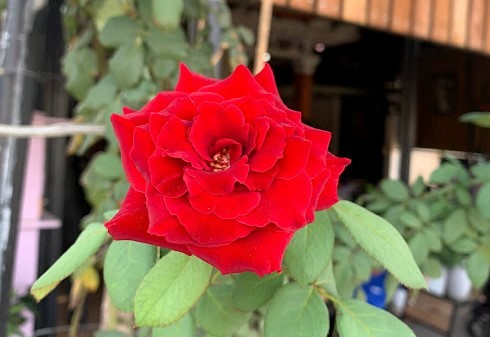
#> input picture image/rose.jpg, 490 x 337 px
$ jupyter execute lab1.ipynb
#> lines starting #> are read from the running program, lines starting #| are printed output that depends on the picture; after the words box and inside, x2 and y2 are one past the last pixel; in counts of white or black regions, pixels touching at a corner belong together
[cell 1]
import cv2
import numpy as np
import PIL.Image as Image
from IPython.display import display
import math
import matplotlib.pyplot as plt

[cell 2]
flower = cv2.imread("./image/rose.jpg")
#> flower is the input picture: shape (337, 490, 3); mean B, G, R 73.9, 89.4, 131.5
flower_gray = cv2.cvtColor(flower, cv2.COLOR_BGR2GRAY)
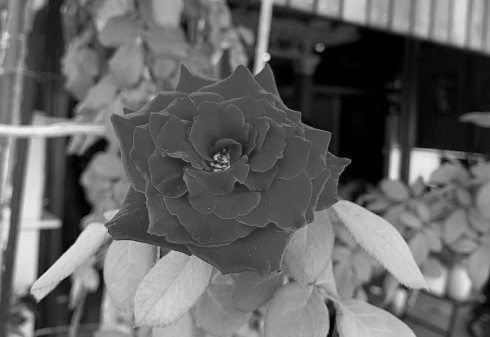
#> flower_gray: shape (337, 490); min 0, max 248, mean 100.2
flower_gray

[cell 3]
display(Image.fromarray(flower_gray))

Đảo ảnh

[cell 4]
reverse_arr = np.array(flower_gray)
for i in range(flower_gray.shape[0]):
    for j in range(flower_gray.shape[1]):
        reverse_arr[i, j] = 255 - flower_gray[i, j]
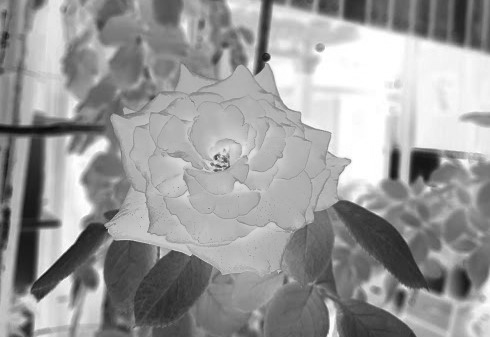
#> reverse_arr: shape (337, 490); min 7, max 255, mean 154.8
reverse_arr

[cell 5]
display(Image.fromarray(reverse_arr))

Cắt ngưỡng

[cell 6]
threshold = 100
threshold_arr = np.array(flower_gray)
for i in range(flower_gray.shape[0]):
    for j in range(flower_gray.shape[1]):
        r = flower_gray[i, j]
        threshold_arr[i, j] = 255 if r >= threshold else 0
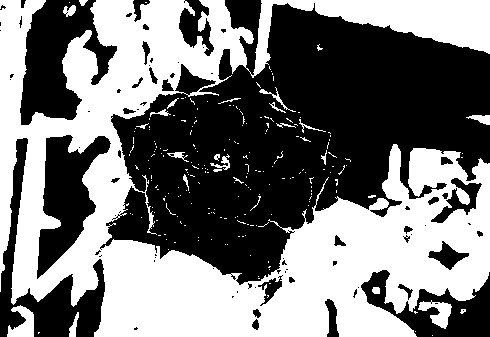
#> threshold_arr: shape (337, 490); 47.4% white; 218 white regions (193 under 20 px), largest, box (x1, y1, x2, y2) and area: (0, 0, 490, 337) 75474, (7, 305, 34, 337) 521, (418, 300, 452, 329) 473
threshold_arr

[cell 7]
display(Image.fromarray(threshold_arr))

Biến đổi logarit

[cell 8]
log_arr = np.array(flower_gray)
c = 12
for i in range(flower_gray.shape[0]):
    for j in range(flower_gray.shape[1]):
        log_arr[i, j] = c * math.log(1 + flower_gray[i, j])
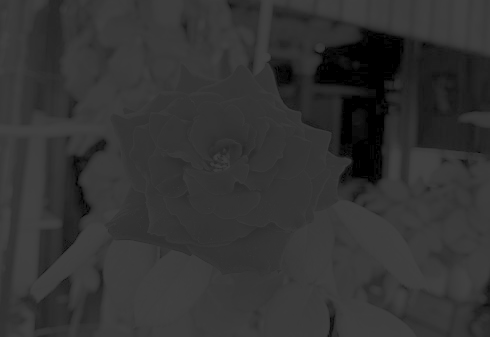
#> log_arr: shape (337, 490); min 0, max 66, mean 50.8
log_arr

[cell 9]
display(Image.fromarray(log_arr))

Biến đổi hàm mũ

[cell 10]
gamma_arr = np.array(flower_gray)
c = 2
gamma = 0.6
for i in range(flower_gray.shape[0]):
    for j in range(flower_gray.shape[1]):
        gamma_arr[i, j] = c * math.pow(flower_gray[i, j], gamma)
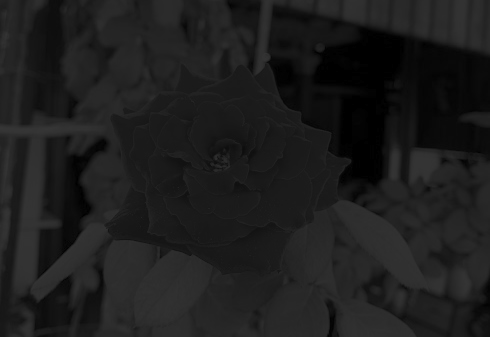
#> gamma_arr: shape (337, 490); min 0, max 54, mean 29.5
gamma_arr

[cell 11]
display(Image.fromarray(gamma_arr))

Cắt lát mức xám

[cell 12]
grey_arr = np.array(flower_gray)
A = 100
B = 150
for i in range(flower_gray.shape[0]):
    for j in range(flower_gray.shape[1]):
        t = flower_gray[i, j]
        if (t < A) or (t > B):
            grey_arr[i, j] = 0
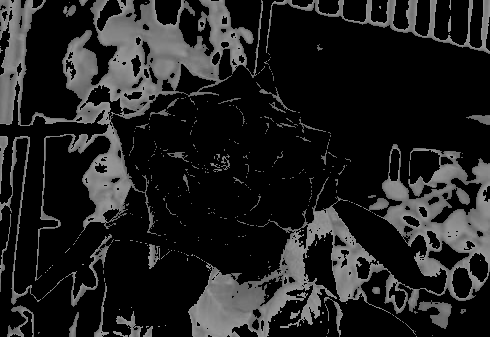
#> grey_arr: shape (337, 490); min 0, max 150, mean 32.7
grey_arr

[cell 13]
display(Image.fromarray(grey_arr))

Cắt lát mặt bit

[cell 14]
binary_repr_v = np.vectorize(np.binary_repr)
bin_arr = binary_repr_v(flower_gray, 256)

[cell 15]
n = 6
bin_arr_res = np.array(flower_gray)
for i in range(flower_gray.shape[0]):
    for j in range(flower_gray.shape[1]):
        t = bin_arr[i, j][255-n+1]
        bin_arr_res[i, j] = ((int)(t)) * (math.pow(2, n-1))
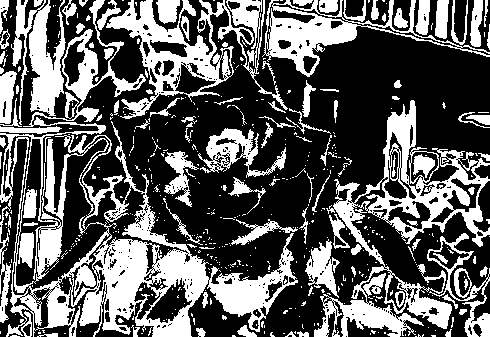
#> bin_arr_res: shape (337, 490); values 0 (black) and 32 (white), 36.7% white; 517 white regions (410 under 20 px), largest, box (x1, y1, x2, y2) and area: (0, 0, 298, 337) 20641, (314, 100, 490, 337) 10199, (106, 0, 288, 119) 6238
bin_arr_res

[cell 16]
display(Image.fromarray(bin_arr_res))

Cân bằng histogram

[cell 17]
def compute_hist(img):
    hist = np.zeros((256,), np.uint16)
    h, w = img.shape[:2]
    for i in range(h):
        for j in range(w):
            hist[img[i][j]] += 1
    return hist


def equal_hist(hist):
    cumulator = np.zeros_like(hist, np.float64)
    for i in range(len(cumulator)):
        cumulator[i] = hist[:i].sum()
    # new_hist = (cumulator - cumulator.min())/(cumulator.max() - cumulator.min()) * 255
    # new_hist = np.uint8(new_hist)
    new_hist = np.array(hist)
    MN = np.sum(hist)
    for i in range(len(hist)):
        s = 255*cumulator[i]/MN
        new_hist[i] = round(s, 0)
    return new_hist

[cell 18]
hist = compute_hist(flower_gray).ravel()
#> hist = 256 values, max 4660 at index 0, min 0 at index 246, mean 645
new_hist = equal_hist(hist)
#> after the loop in equal_hist, `for i in range(len(cumulator)):`: cumulator = 256 values from 0 to 165130
#> in equal_hist, `new_hist = np.array(hist)`: new_hist has the same summary as hist outside equal_hist
#> in equal_hist, `MN = np.sum(hist)`: MN = 165130
#> the loop in equal_hist, `for i in range(len(hist)):` made 256 passes
#> s on passes 1 to 3: 0, 7.2, 9.52
#> after the loop in equal_hist, `for i in range(len(hist)):`: new_hist = 256 values from 0 to 255
#> new_hist = 256 values from 0 to 255
h, w = flower_gray.shape[:2]
#> h = 337; w = 490
hist_img = np.array(flower_gray)
for i in range(h):
    for j in range(w):
        hist_img[i, j] = new_hist[flower_gray[i, j]]
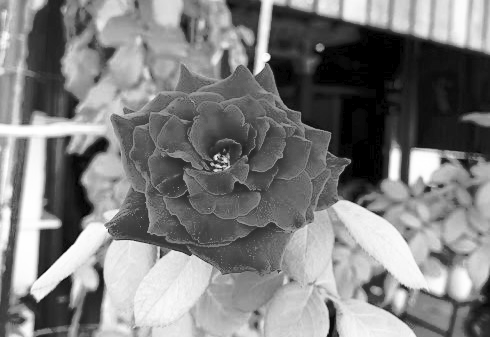
#> hist_img: shape (337, 490); min 0, max 255, mean 126.7

[cell 19]
def show_hist(img):
    h, w = img.shape[:2]
    hist = compute_hist(img)
    prk = np.array(hist)
    prk = prk/(h*w)
    index = np.arange(0, 256, 1)
    plt.plot(index, prk)
    plt.show()

[cell 20]
show_hist(flower_gray)
#> in show_hist, `prk = np.array(hist)`: prk has the same summary as hist outside show_hist
#> in show_hist, `prk = prk/(h*w)`: prk = 256 values, max 0.0282 at index 0, min 0 at index 246, mean 0.00391

[cell 21]
show_hist(hist_img)

[cell 22]
display(Image.fromarray(hist_img))

[cell 23]
display(Image.fromarray(flower_gray))

[cell 24]
hist = compute_hist(gamma_arr).ravel()
#> hist = 256 values, max 11544 at index 27, min 0 at index 1, mean 645
new_hist = equal_hist(hist)
#> the loop in equal_hist (call 2), `for i in range(len(hist)):` made 256 passes
h, w = gamma_arr.shape[:2]
hist_img = np.array(gamma_arr)
for i in range(h):
    for j in range(w):
        hist_img[i, j] = new_hist[gamma_arr[i, j]]

[cell 25]
show_hist(gamma_arr)

[cell 26]
show_hist(hist_img)

$ run again, with image/Flower.jpg copied over image/rose.jpg
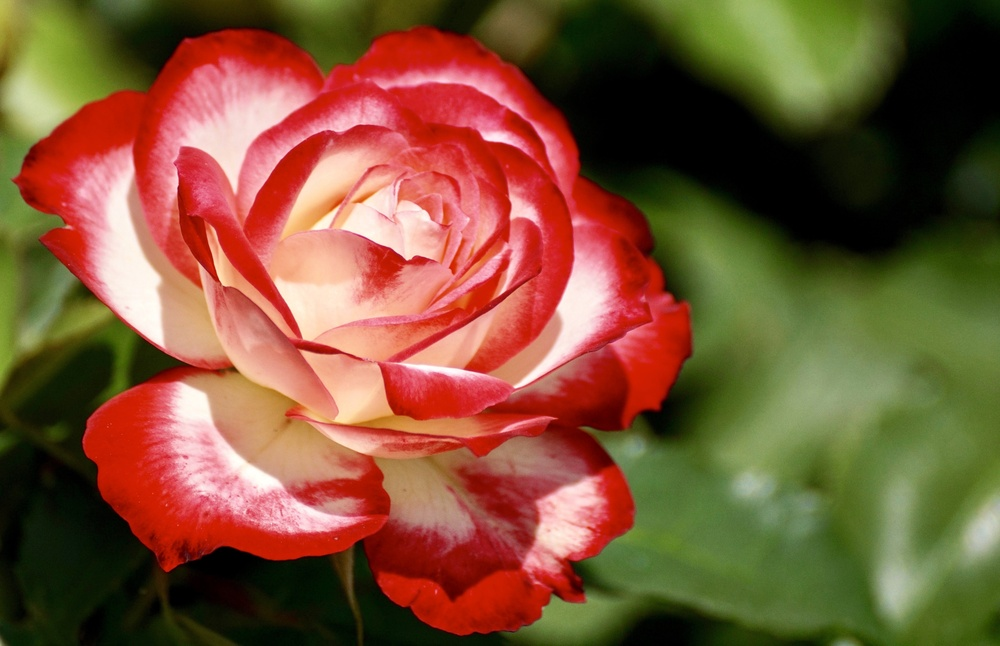
#> input picture image/Flower.jpg, 1000 x 646 px, shrunk from 5188 x 3352 before the run
#> flower is the input picture: shape (646, 1000, 3); mean B, G, R 54.6, 84.2, 125.6
#> after the loop `for i in range(flower_gray.shape[0]):`:
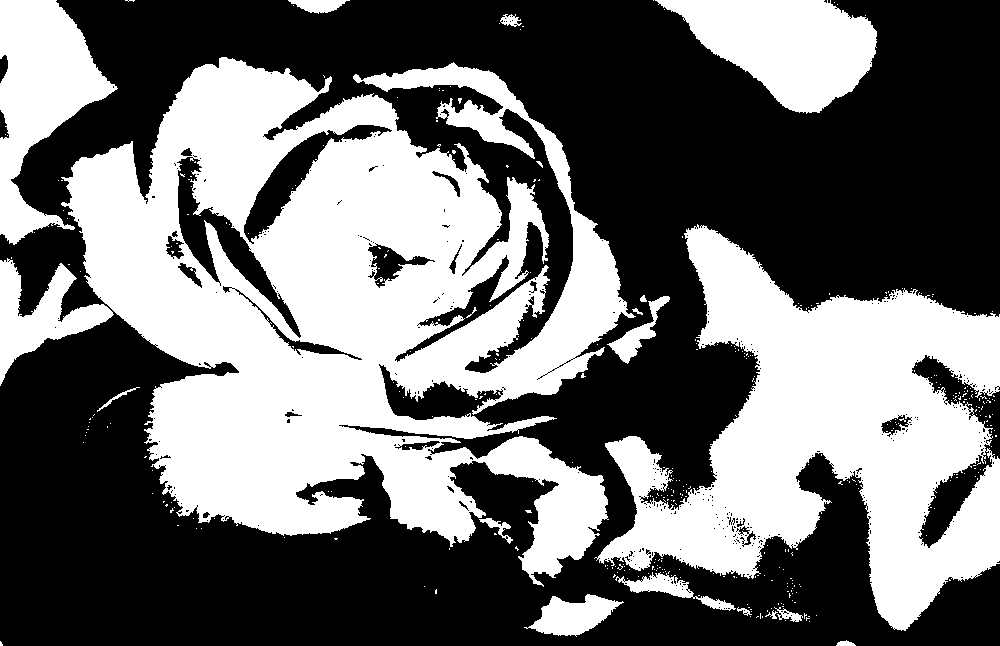
#> threshold_arr: shape (646, 1000); 43.3% white; 390 white regions (370 under 20 px), largest, box (x1, y1, x2, y2) and area: (61, 57, 636, 587) 160618, (594, 224, 1000, 631) 77680, (655, 0, 877, 114) 15044
#> `hist = compute_hist(flower_gray).ravel()`: hist = 256 values, max 25700 at index 0, min 4 at index 255, mean 2523.4
#> after the loop in equal_hist, `for i in range(len(cumulator)):`: cumulator = 256 values from 0 to 645996
#> in equal_hist, `new_hist = np.array(hist)`: new_hist has the same summary as hist outside equal_hist
#> MN = 646000
#> the loop in equal_hist, `for i in range(len(hist)):` made 256 passes
#> s on passes 1 to 3: 0, 10.14, 13.56
#> after the loop in equal_hist, `for i in range(len(hist)):`: new_hist = 256 values from 0 to 255
#> after the loop `for i in range(h):`:
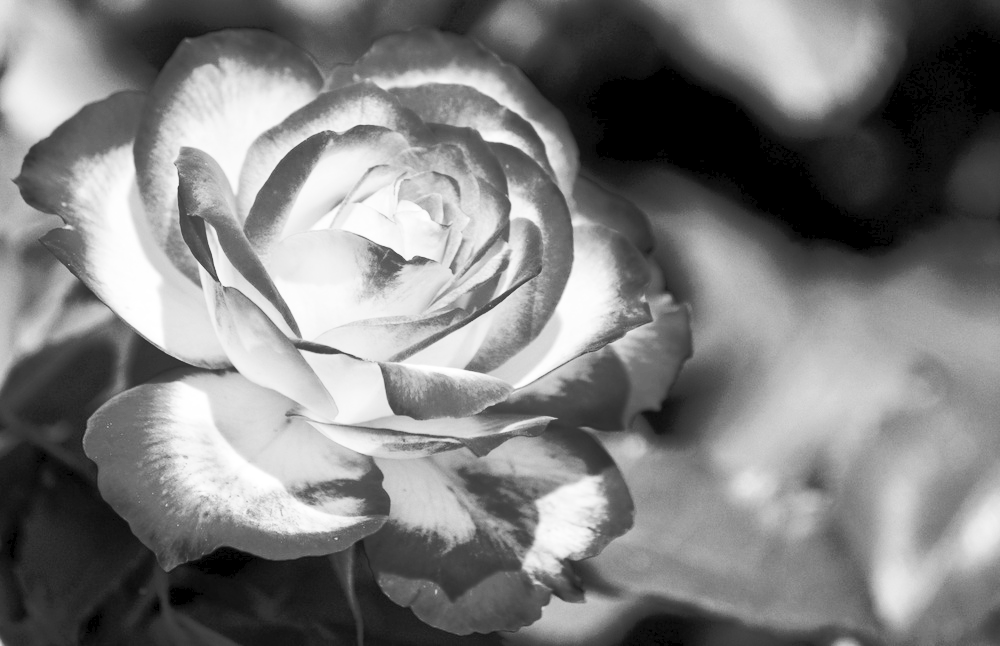
#> hist_img: shape (646, 1000); min 0, max 255, mean 126.7
#> in show_hist, `prk = np.array(hist)`: prk has the same summary as hist outside show_hist
#> in show_hist, `prk = prk/(h*w)`: prk = 256 values, max 0.0398 at index 0, min 6.19e-06 at index 255, mean 0.00391
#> `hist = compute_hist(gamma_arr).ravel()`: hist = 256 values, max 30025 at index 27, min 0 at index 1, mean 2523.4
#> the loop in equal_hist (call 2), `for i in range(len(hist)):` made 256 passes
